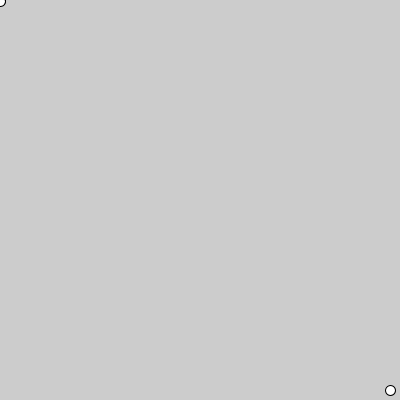
Frame 1 (no input)
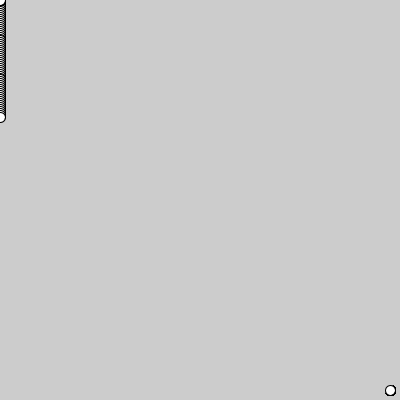
Frame 60 (the mouse pressed at the canvas centre just before this capture)
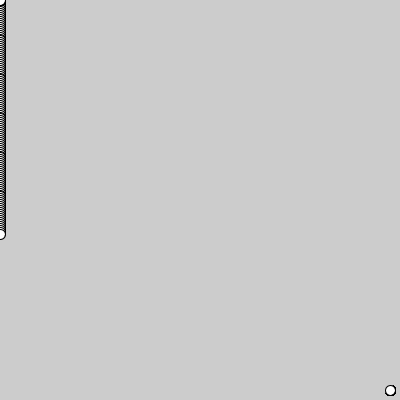
Frame 120 (the mouse held since frame 60 and released just before this capture)

The Processing sketch that drew these frames (run headless with seeded random() and noise(); from frame 60 on, the mouse is pressed at the canvas centre):

// Processing sketch: week03_06
// ── week03_06.pde
//week03_06_
void setup(){
   size(400,400);
}
float startX=0,startY=0;
float stopX=390,stopY=390;
void draw(){
    ellipse(startX,startY,10,10);
    ellipse(stopX,stopY,10,10);
    //lerp()可以做內插，要給他0.0~1.0之間的數
    float midX=lerp(startX,startX,frameCount/200.0);
    float midY=lerp(startY,stopY,frameCount/200.0);
   //frameCount 是(第幾個frame)1小時=60分,1分=60秒,1秒=60
    ellipse(midX,midY,10,10);
    
}
